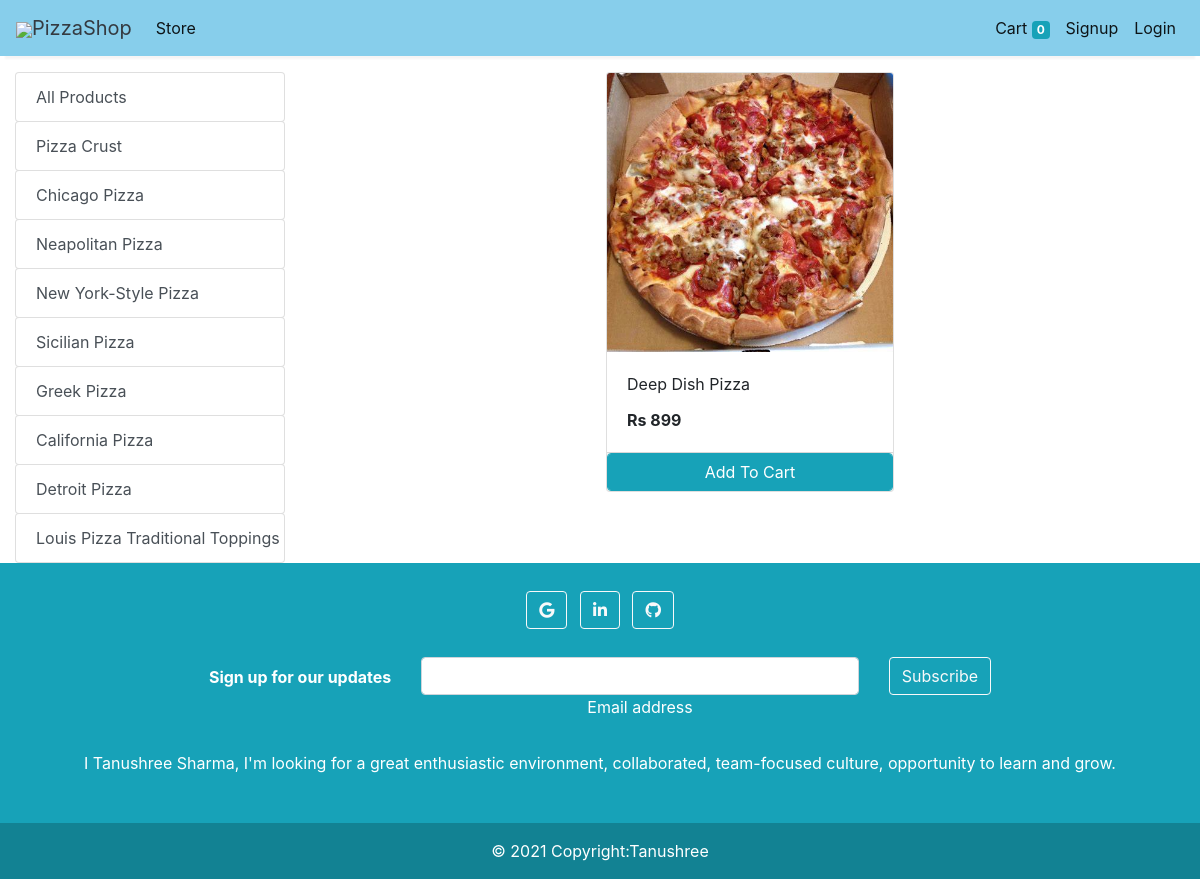
The page /store?category=14 on the database as committed earlier.
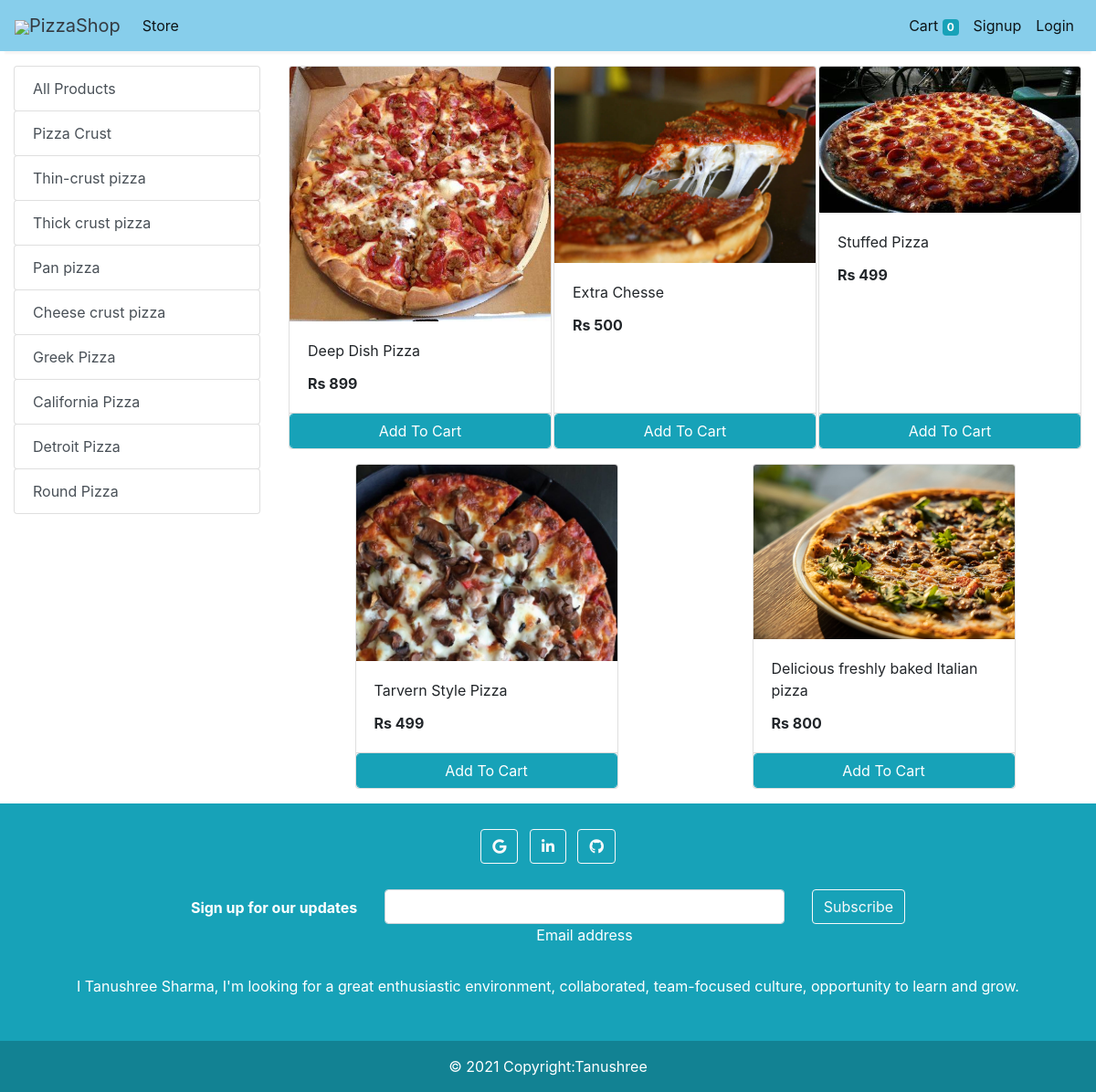
The same page on the database as committed later.
### store/models/category.py (models this page shows, shortened)
class Category(models.Model):
    name= models.CharField(max_length=50)
    @staticmethod
    def get_all_categories():
        return Category.objects.all()

### store/models/product.py (models this page shows, shortened)
class Products(models.Model):
    name = models.CharField(max_length=60)
    price= models.IntegerField(default=0)
    category= models.ForeignKey(Category,on_delete=models.CASCADE,default=1 )
    description= models.CharField(max_length=250, default='', blank=True, null= True)
    image= models.ImageField(upload_to='uploads/products/')
    @staticmethod
    def get_all_products_by_categoryid(category_id):
        if category_id:
            return Products.objects.filter (category=category_id)
        else:
            return Products.get_all_products();

### store/views/home.py (the view)
# urls.py: path('' , include('store.urls'))
def store(request):
    cart = request.session.get('cart')
    if not cart:
        request.session['cart'] = {}
    products = None
    categories = Category.get_all_categories()
    categoryID = request.GET.get('category')
    if categoryID:
        products = Products.get_all_products_by_categoryid(categoryID)
    else:
        products = Products.get_all_products();
    data = {}
    data['products'] = products
    data['categories'] = categories
    print('you are : ', request.session.get('email'))
    return render(request, 'index.html', data)

### store/templatetags/cart.py (called while the page is built)
@register.filter (name='is_in_cart')
def is_in_cart(product, cart):
    keys = cart.keys ()
    for id in keys:
        if int (id) == product.id:
            return True
    return False;

### store/templatetags/custom_filter.py (called while the page is built)
@register.filter(name='currency')
def currency(number):
    return "Rs "+str(number)

### store/templates/index.html (shortened to what this page needs)
{% extends 'base.html' %}
{% block content %}
{% load cart %}
{% load custom_filter %}
<div class="container-fluid mt-3">
	<div class="row">
		<div class="col-lg-3 mx-auto">
			<div class="list-group">
				<a href="/" class="list-group-item list-group-item-action btn btn-outline-info">All Products</a>
				{% for category in categories %}
				<a href="/?category={{category.id}}"
					class="list-group-item list-group-item-action btn btn-outline-info">{{category.name}}</a>
				{% endfor %}
			</div>
		</div>
		<div id='products' class="col-lg-9 mx-auto">
			<div class="row mx-auto">
				{% for product in products %}
				<div class="card mx-auto mb-3" id={{product.id}} style="width: 18rem;">
					<img class="card-img-top" src="{{product.image.url}}" alt="Card image cap">
					<div class="card-body">
						<p class="card-title">{{product.name}}</p>
						<p class="card-text"><b>{{product.price|currency}}</b></p>
					</div>
					<div class="card-footer p-0 no-gutters">
						{% if product|is_in_cart:request.session.cart %}
						<div class="row no-gutters">
							<form action="/#{{product.id}}" class="col-2 " method="post">
								{% csrf_token %}
								<input hidden type="text" name='product' value='{{product.id}}'>
								<input hidden type="text" name='remove' value='True'>
								<input type="submit" value=" - " class="btn btn-block btn-info border-right">
							</form>
							<div class="text-center col btn btn-info">{{product|cart_quantity:request.session.cart}} in Cart</div>
							<form action="/#{{product.id}}" class="col-2 " method="post">
								{% csrf_token %}
								<input hidden type="text" name='product' value='{{product.id}}'>
								<input type="submit" value=" + " class="btn btn-block btn-info border-left">
							</form>
						</div>
						{% else %}
						<form action="/#{{product.id}}" method="POST" class="btn-block">
							<input type="submit" class="float-right btn btn-info form-control"
								value="Add To Cart">
						</form>
						{% endif %}
					</div>
				</div>
				{% endfor %}
			</div>
		</div>
	</div>
</div>
{% endblock %}

### store/templates/base.html (shortened to what this page needs)
<!doctype html>
<html lang="en">
<head>
  <link rel="stylesheet" href="https://maxcdn.bootstrapcdn.com/bootstrap/4.0.0/css/bootstrap.min.css"
>
</head>
<body>
<nav class="one-edge-shadow
  navbar navbar-light
  sticky-top navbar
  navbar-expand-lg
  text-white">
    <a class="navbar-brand ms-3 text-dark " href="/">
    <link rel="stylesheet" href="https://use.fontawesome.com/releases/v5.7.0/css/all.css">
    <img src="https://images.vexels.com/media/users/3/157229/isolated/preview/893bb0e30936c12dee33cc7468535f5f-round-pizza-icon-by-vexels.png" style="width:50px;height:50px,color:text-light;">PizzaShop</a>
    <div class="collapse navbar-collapse" id="navbarSupportedContent">
      <ul class="navbar-nav mr-auto">
        <li class="nav-item active">
          <a class="nav-link" href="/store">Store <span class="sr-only">(current)</span></a>
        </li>
          </ul>
      <ul class=" navbar-nav my-2 my-lg-0">
        <li class="nav-item active">
          <a class="nav-link" href="/cart">Cart
            <span class="badge badge-info">{{request.session.cart.keys|length}}</span>
            <span class="sr-only">(current)</span></a>
        </li>
        {% if request.session.customer %}
        <li class="nav-item active ">
          <a class="nav-link" href="/orders">Orders<span class="sr-only">(current)</span></a>
        </li>
        <li class="nav-item active ">
          <a class="nav-link" href="/logout">Logout<span class="sr-only">(current)</span></a>
        </li>
        {% else %}
        <li class="nav-item active">
          <a class="nav-link" href="/signup">Signup<span class="sr-only">(current)</span></a>
        </li>
        <li class="nav-item active">
          <a class="nav-link" href="/login">Login<span class="sr-only">(current)</span></a>
        </li>
        {% endif %}
      </ul>
    </div>
  </nav>
  {% block content %}{% endblock %}
<footer class="bg-info text-center text-white sticky-bottom footer">
  <div class="container p-4">
    <section class="mb-4">
      <a class="btn btn-outline-light btn-floating m-1" href="www.google.com" role="button"
        ><i class="fab fa-google"></i
      ></a>
      <a class="btn btn-outline-light btn-floating m-1" href="https://www.linkedin.com/in/tanushree-sharma-a379491a0/" role="button"
        ><i class="fab fa-linkedin-in"></i
      ></a>
      <a class="btn btn-outline-light btn-floating m-1" href="https://github.com/TanuShree952838" role="button"
        ><i class="fab fa-github"></i
      ></a>
    </section>
    <section class="">
      <form action="">
        <div class="row d-flex justify-content-center">
          <div class="col-auto">
            <p class="pt-2">
              <strong>Sign up for our updates</strong>
            </p>
          </div>
          <div class="col-md-5 col-12">
            <div class="form-outline form-white mb-4">
              <input type="email" id="form5Example2" class="form-control" />
              <label class="form-label" for="form5Example2">Email address</label>
            </div>
          </div>
          <div class="col-auto">
            <button type="submit" class="btn btn-outline-light mb-4">
              Subscribe
            </button>
          </div>
        </div>
      </form>
    </section>
    <section class="mb-4">
      <p>
        I Tanushree Sharma, I'm looking for a great enthusiastic environment, collaborated, team-focused culture, opportunity to learn and grow.
      </p>
    </section>
  </div>
  <div class="text-center p-3" style="background-color: rgba(0, 0, 0, 0.2);">
    © 2021 Copyright:Tanushree
  </div>
</footer>
</body>
</html>

### store/templates/base.html (style rules this page uses)
nav { background-color: skyblue; }
.one-edge-shadow { box-shadow: 0 8px 2px -5px rgb(246, 245, 245); }

Rows that differ between the two databases and show on the page:
changed Category: name "Chicago Pizza" → "Thin-crust pizza"
changed Category: name "Neapolitan Pizza" → "Thick crust pizza"
changed Category: name "New York-Style Pizza" → "Pan pizza"
changed Category: name "Sicilian Pizza" → "Cheese crust pizza"
changed Category: name "Louis Pizza Traditional Toppings" → "Round Pizza"
added Products: image (picture), name "Extra Chesse", price "Rs 500"
added Products: image (picture), name "Stuffed Pizza", price "Rs 499"
added Products: image (picture), name "Tarvern Style Pizza", price "Rs 499"
added Products: image (picture), name "Delicious freshly baked Italian pizza", price "Rs 800"
